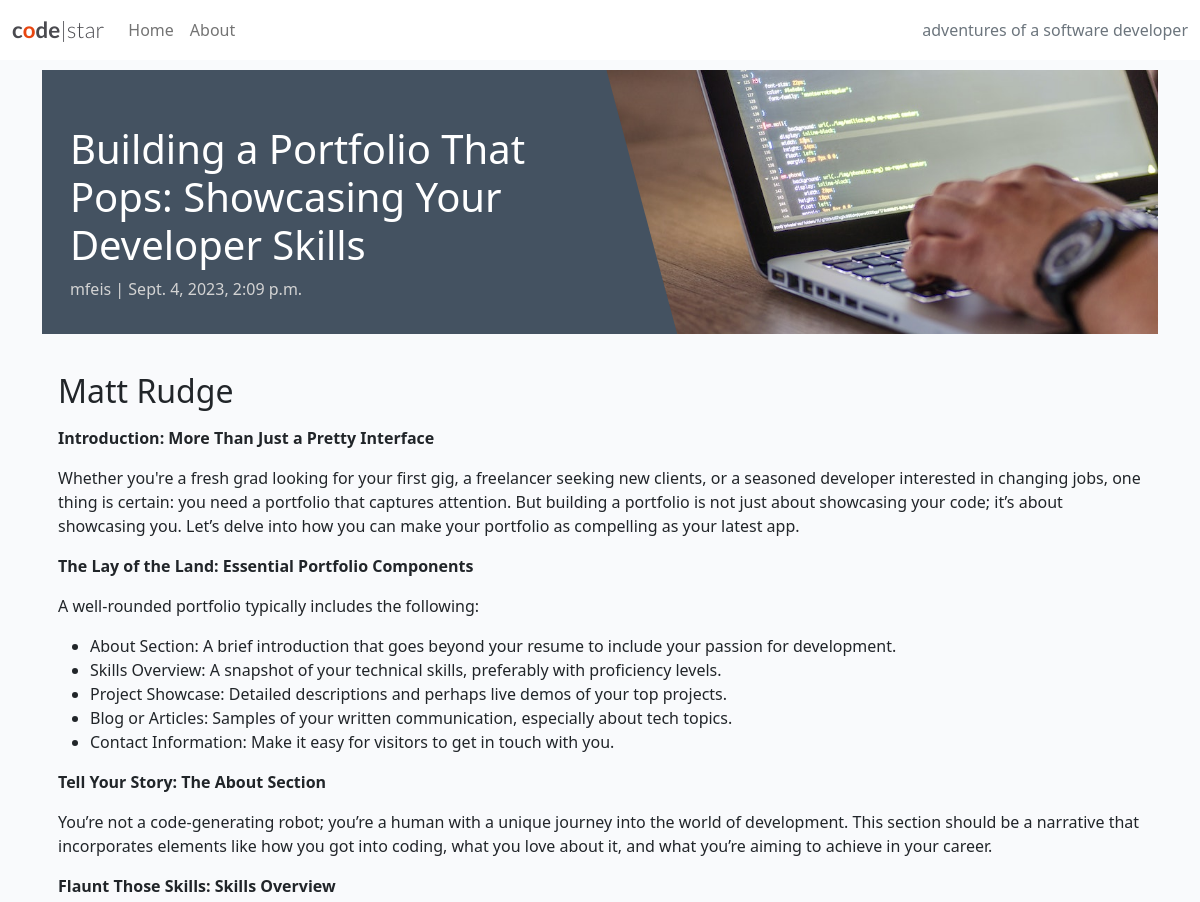
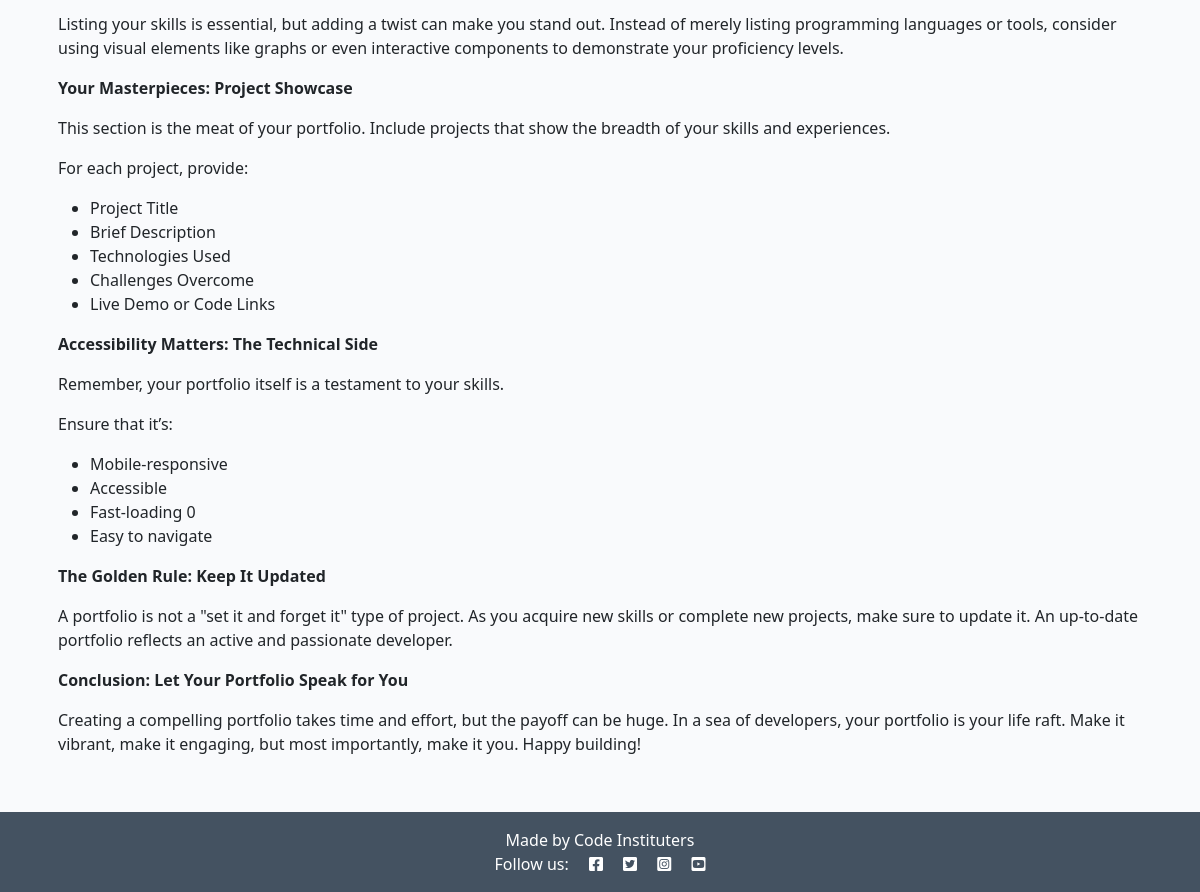
The app's page /building-a-portfolio-that-pops-showcasing-your-developer-skills/ with its own data (2 pictures, top to bottom).
### blog/models.py (models this page shows, shortened)
class Post(models.Model):
    title = models.CharField(max_length=200, unique=True)
    slug = models.SlugField(max_length=200, unique=True)
    author = models.ForeignKey(
        User,
        on_delete=models.CASCADE,
        related_name="blog_posts"
    )
    content = models.TextField()
    created_on = models.DateTimeField(auto_now_add=True)
    status = models.IntegerField(choices=STATUS, default=0)
    excerpt = models.TextField(blank=True)
    updated_on = models.DateTimeField(auto_now=True)
    class Meta:
        ordering = ["-created_on"]

### blog/views.py (the view)
# urls.py: path('<slug:slug>/', views.post_detail, name='post_detail'),
def post_detail(request, slug):
    queryset = Post.objects.filter(status=1)
    post = get_object_or_404(queryset, slug=slug)
    return render(
        request,
        "blog/post_detail.html",
        {"post": post,
         "coder": "Matt Rudge"},
    )

### blog/templates/blog/post_detail.html
{% extends 'base.html' %} {% block content %}
{% load static %}
<div class="masthead">
    <div class="container">
        <div class="row g-0">
            <div class="col-md-6 masthead-text">
                <h1 class="post-title">{{ post.title }}</h1>
                <p class="post-subtitle">{{ post.author }} | {{ post.created_on }}</p>
            </div>
            <div class="d-none d-md-block col-md-6 masthead-image">
                <img src="{% static 'images/default.jpg' %}" class="scale" alt="placeholder">
            </div>
        </div>
    </div>
</div>
<div class="container">
    <div class="row">
        <div class="col card mb-4  mt-3 left  top">
            <div class="card-body">
                <h2>{{ coder }}</h2>
                <p class="card-text">
                    {{ post.content | safe }}
                </p>
            </div>
        </div>
    </div>
</div>
{% endblock content %}

### static/css/style.css (style rules this page uses)
body { background-color: #F9FAFC; }
.main-bg { background-color: #F9FAFC; }
.card { border: none; background-color: transparent; }
.scale { width: 100%; height: auto; }
.masthead { margin-top: 10px; overflow: hidden; position: relative; display: inline-block; height: 33vh; width: 100%; }
.masthead-text { background-color: #445261; color: white; position: relative; }
.masthead-image { position: relative; overflow: hidden; }
.masthead-image:after { content: ""; position: absolute; top: 0; right: 90%; height: 100%; width: 150%; background: #445261; -webkit-transform: skew(15deg); -moz-transform: skew(15deg); transform: skew(15deg); z-index: 100; }
.post-title { margin-top: 10%; margin-left: 5%; }
.post-subtitle { margin-left: 5%; color: lightgray; }

### records on screen
Post: title "Building a Portfolio That Pops: Showcasing Your Developer Skills", author "mfeis", created_on "Sept. 4, 2023, 2:09 p.m.", content "Introduction: More Than Just a Pretty Interface Whether you're a fresh grad looking for your first gig, a freelancer seeking new clients, or a seasoned developer interested in changing jobs, one thing is certain: you need a portfolio that captures attention. But building a portfolio is not just about showcasing your code; it’s about showcasing you. Let’s delve into how you can make your portfolio as compelling as your latest app. The Lay of the Land: Essential Portfolio Components A well-rounded portfolio typically includes the following: About Section: A brief introduction that goes beyond your resume to include your passion for development. Skills Overview: A snapshot of your technical…"

### other values on screen
{{ coder }} "Matt Rudge"
